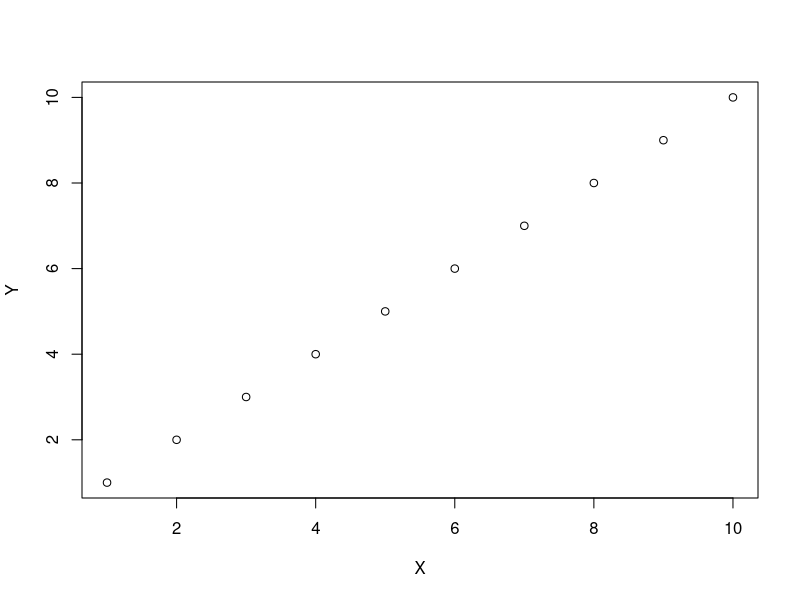
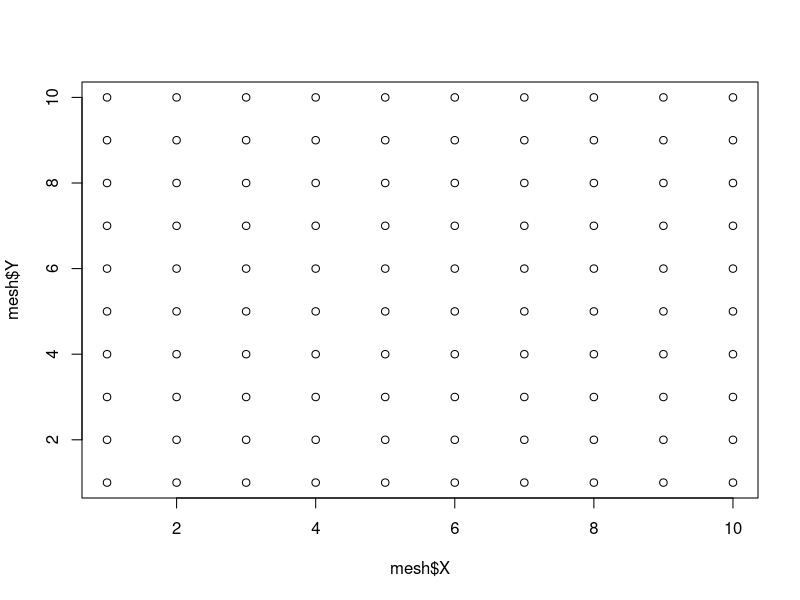
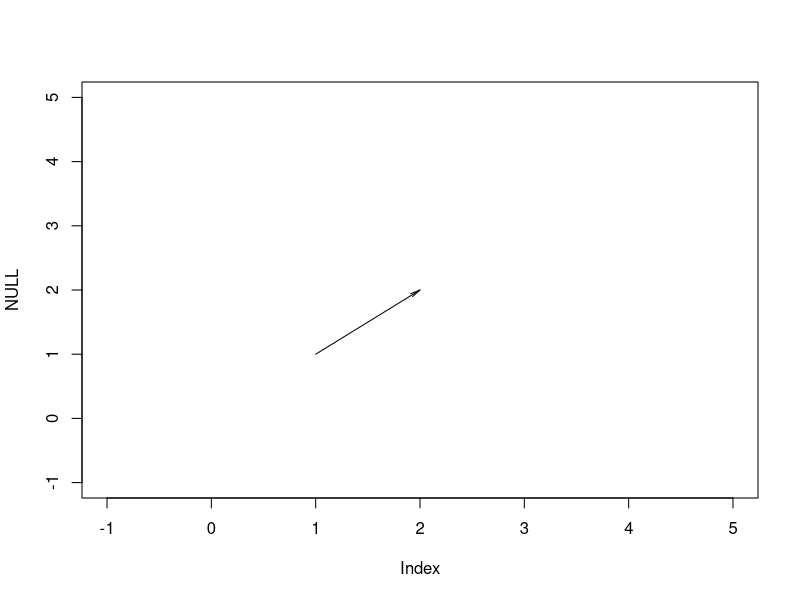
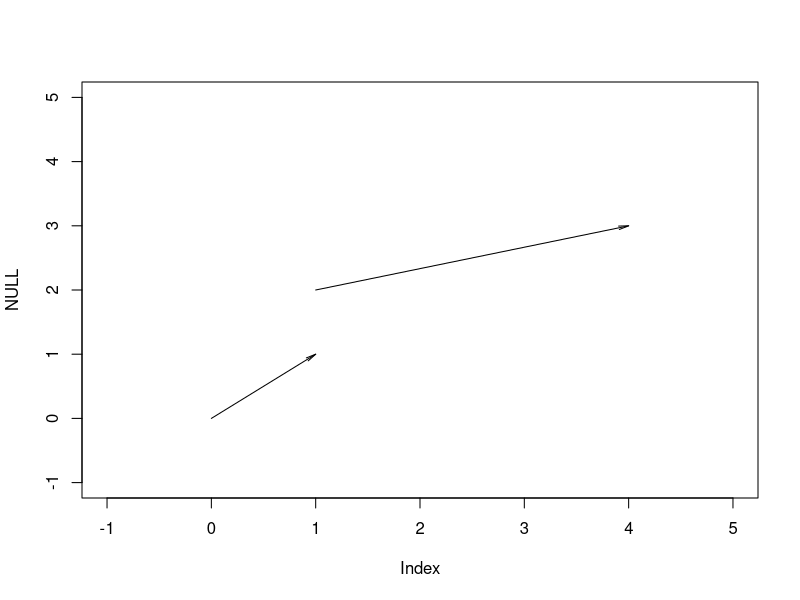
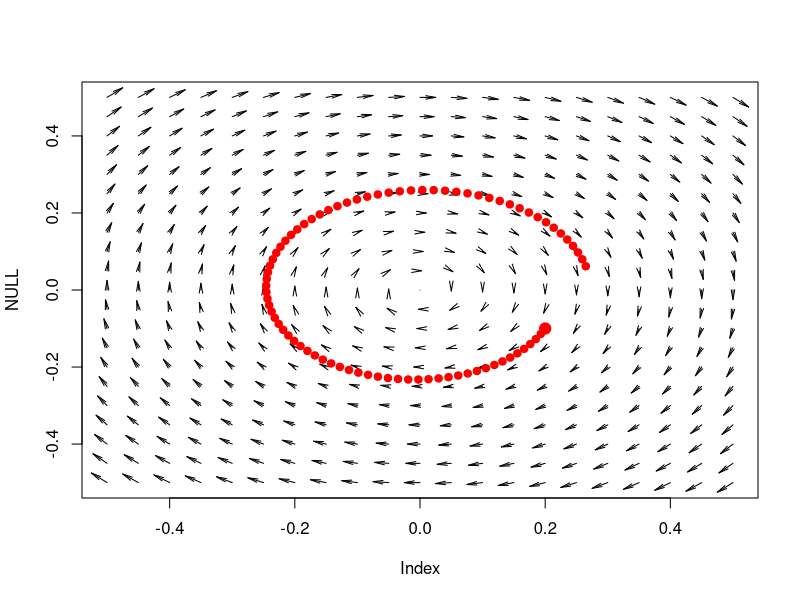

Generate these figures, in order, with R:
########################################################################################
########################### Dynamics and Cognitive Models ##############################
############################# Programmed by Hyunwoo Gu #################################
################################### 2019. 4. 2. ########################################
########################################################################################

library(pracma) # for MATLAB-like functions (meshgrid(), quiver())

########################################################################################

# meshgrid()

## Say we want to mark "mesh" on the 2D plane [1:10] x [1:10]
(X = seq(1,10,by=1))
(Y = seq(1,10,by=1))
plot(X, Y) ## which only gives corresponding matches


########################################################################################

## We use meshgrid() to generate every possible match of coordinates
mesh = meshgrid(X, Y)
mesh$X; mesh$Y
plot(mesh$X, mesh$Y)

########################################################################################

## meshgrid() is often used to draw 3D plots (just in case you are interested...)

# library(lattice)
# X = seq(-10,10,length=30)
# Y = seq(-10,10,length=30)
# mesh = meshgrid(X,Y)
# example_function = function(x,y)return (x^2 + y^2)
# wireframe(example_function(mesh$X, mesh$Y))


########################################################################################

# quiver()
## Say we want to draw an arrow from (1,1) to (2,2)
plot(NULL, xlim=c(-1,5), ylim=c(-1,5))  # base null plot
quiver(1,1,            ## from  (1,1)
       1,1, scale = 1) ## go by (1,1) : vector sum

########################################################################################

## we can also draw multiple arrows in one time
plot(NULL, xlim=c(-1,5), ylim=c(-1,5))  # base null plot
quiver(c(0,1),c(0,2),             ## from (0,0) and (1,2)
       c(1,3),c(1,1), scale = 1)  ## go by (1,1) and (3,1)


########################################################################################

# phase portrait
m = 1; k = 1 ## for simplicity
mesh = meshgrid(seq(-0.5, 0.5, by=0.05), seq(-0.5, 0.5, by=0.05)) ## generate mesh

########################################################################################

## we have m (xdotdot) + k x = 0
## Let  X = x     (X axis)
##      Y = xdot  (Y axis)
## Then Xdot = Y
##      Ydot = (Xdotdot = xdotdot) = - (k/m) X
## This is a system of DEs
xdot = mesh$Y 
ydot = - (k/m) * mesh$X

########################################################################################

## Given (X,Y), we calculate (Xdot,Ydot)
## This relationship is plotted, from (X,Y) by (Xdot,Ydot)
plot(NULL,xlim=c(-0.5,0.5),ylim=c(-0.5,0.5))
quiver(mesh$X,mesh$Y,xdot,ydot)


########################################################################################

# Simulate

## Set initial condition
X0 = 0.2   ## x(0)
Y0 = -0.1  ## xdot(0)
points(X0, Y0, col="red", pch=19, cex=1.5)

########################################################################################

## As time goes by...
new_x = X0; new_y = Y0
step_size = 0.07  ## two simulate derivatives...(but not arbitrarily small, so it fails to meet the start point)
for (t in 1:80){
  temp_x = new_x; temp_y = new_y
  new_x = temp_x + temp_y * step_size
  new_y = temp_y - ((k/m) * temp_x) * step_size
  points(new_x, new_y, col="red", pch=19)
  Sys.sleep(0.1) 
}

## You can check animation for this simulation
## https://physicslens.com/velocity-displacement-graph-of-a-simple-harmonic-oscillator-animation/
